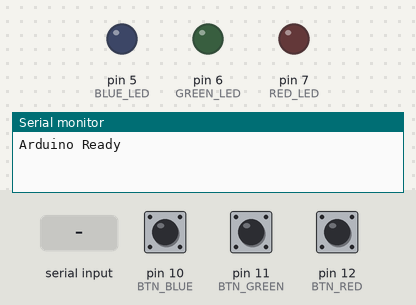
Bench run of a sketch on a simulated Arduino Uno, built with avr-gcc and run on an emulated ATmega328P. Parts: output pins drawn as LEDs (lit = HIGH), the last lines printed to the serial monitor. The inputs (shaded band) are chosen by the test bench; at power-on: pin 10 (BTN_BLUE) HIGH, pin 11 (BTN_GREEN) HIGH, pin 12 (BTN_RED) HIGH.

Above: at 1.2 s.
1.3 s: pin 10 (BTN_BLUE) pulled LOW for 0.15 s
At 2.2 s:
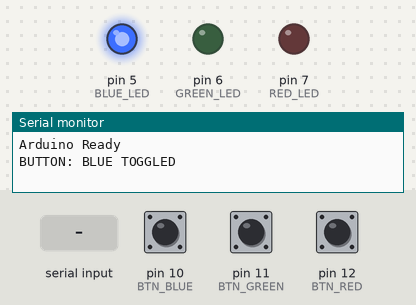
2.9 s: pin 11 (BTN_GREEN) pulled LOW for 0.15 s
At 3.4 s:
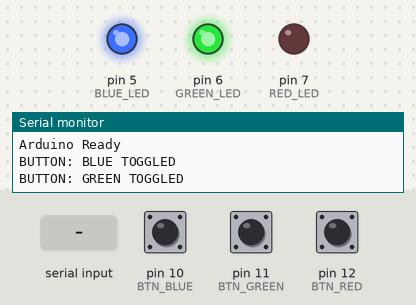
4.5 s: pin 12 (BTN_RED) pulled LOW for 0.15 s
At 5.7 s:
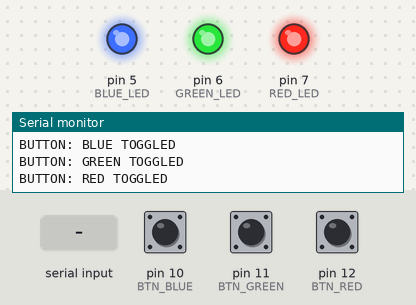
6.1 s: "2" received over Serial
At 7.1 s:
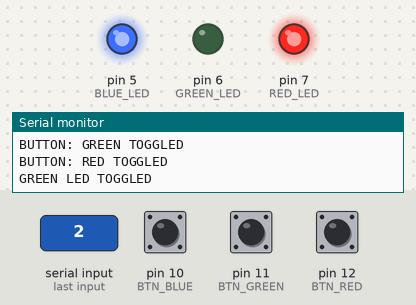
7.6 s: "3" received over Serial
At 8.3 s:
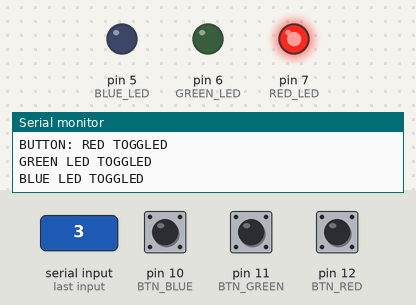
9.1 s: pin 11 (BTN_GREEN) pulled LOW for 1 s
At 9.4 s:
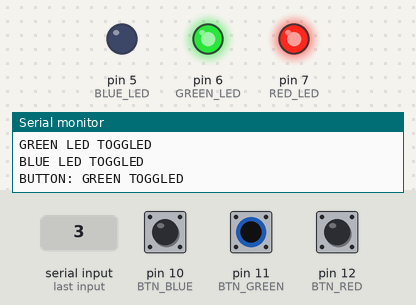
Timing chart, 0 to 12.1 s (numbered marks = the images above; inputs shaded):
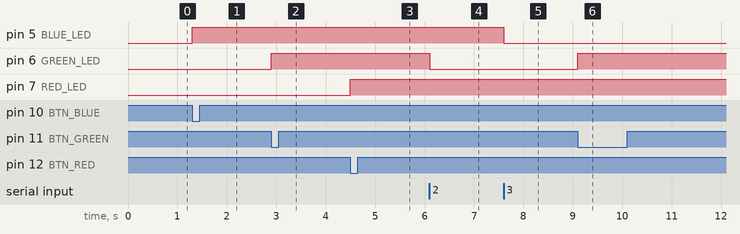

Measured:
- after the input at 1.3 s, pin 5 (BLUE_LED): LOW → HIGH at once
- after the input at 2.9 s, pin 6 (GREEN_LED): LOW → HIGH at once
- after the input at 4.5 s, pin 7 (RED_LED): LOW → HIGH at once
- after the input at 6.1 s, pin 6 (GREEN_LED): HIGH → LOW at once
- after the input at 7.6 s, pin 5 (BLUE_LED): HIGH → LOW at once
- after the input at 9.1 s, pin 6 (GREEN_LED): LOW → HIGH at once

The sketch:

arduino_control.ino
```cpp
// ===== PIN DEFINITIONS =====
#define RED_LED     7
#define GREEN_LED   6
#define BLUE_LED    5

#define BTN_RED     12
#define BTN_GREEN   11
#define BTN_BLUE    10

// ===== LED STATES =====
bool redState = false;
bool greenState = false;
bool blueState = false;

// ===== BUTTON STATES =====
bool lastBtnRed = HIGH;
bool lastBtnGreen = HIGH;
bool lastBtnBlue = HIGH;

void setup() {
  Serial.begin(9600);

  pinMode(RED_LED, OUTPUT);
  pinMode(GREEN_LED, OUTPUT);
  pinMode(BLUE_LED, OUTPUT);

  pinMode(BTN_RED, INPUT_PULLUP);
  pinMode(BTN_GREEN, INPUT_PULLUP);
  pinMode(BTN_BLUE, INPUT_PULLUP);

  Serial.println("Arduino Ready");
}

void loop() {
  handleSerialInput();
  handleButtons();
}

// ===== HANDLE SERIAL INPUT (FROM FASTAPI / SERIAL MONITOR) =====
void handleSerialInput() {
  if (Serial.available() > 0) {
    char cmd = Serial.read();

    switch (cmd) {
      case '1':   // Toggle RED LED
        redState = !redState;
        digitalWrite(RED_LED, redState);
        Serial.println("RED LED TOGGLED");
        break;

      case '2':   // Toggle GREEN LED
        greenState = !greenState;
        digitalWrite(GREEN_LED, greenState);
        Serial.println("GREEN LED TOGGLED");
        break;

      case '3':   // Toggle BLUE LED
        blueState = !blueState;
        digitalWrite(BLUE_LED, blueState);
        Serial.println("BLUE LED TOGGLED");
        break;

      case 'o':   // Turn ALL ON
      case 'O':
        setAllLEDs(true);
        Serial.println("ALL LEDS ON");
        break;

      case 'f':   // Turn ALL OFF
      case 'F':
        setAllLEDs(false);
        Serial.println("ALL LEDS OFF");
        break;
    }
  }
}

// ===== HANDLE BUTTON INPUT (BI-DIRECTIONAL) =====
void handleButtons() {
  bool btnRed = digitalRead(BTN_RED);
  bool btnGreen = digitalRead(BTN_GREEN);
  bool btnBlue = digitalRead(BTN_BLUE);

  if (btnRed == LOW && lastBtnRed == HIGH) {
    redState = !redState;
    digitalWrite(RED_LED, redState);
    Serial.println("BUTTON: RED TOGGLED");
    delay(200);
  }

  if (btnGreen == LOW && lastBtnGreen == HIGH) {
    greenState = !greenState;
    digitalWrite(GREEN_LED, greenState);
    Serial.println("BUTTON: GREEN TOGGLED");
    delay(200);
  }

  if (btnBlue == LOW && lastBtnBlue == HIGH) {
    blueState = !blueState;
    digitalWrite(BLUE_LED, blueState);
    Serial.println("BUTTON: BLUE TOGGLED");
    delay(200);
  }

  lastBtnRed = btnRed;
  lastBtnGreen = btnGreen;
  lastBtnBlue = btnBlue;
}

// ===== HELPER FUNCTION =====
void setAllLEDs(bool state) {
  redState = state;
  greenState = state;
  blueState = state;

  digitalWrite(RED_LED, state);
  digitalWrite(GREEN_LED, state);
  digitalWrite(BLUE_LED, state);
}
```
